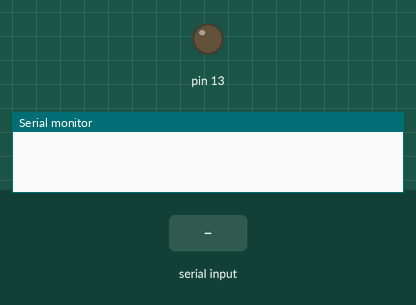
The sketch below on a simulated Arduino Uno, built with avr-gcc and run on an emulated ATmega328P. Parts: output pins drawn as LEDs (lit = HIGH), the last lines printed to the serial monitor. The test bench sets the inputs (shaded band).

Above: at 1.2 s.
1.3 s: "1" received over Serial
At 2.5 s:
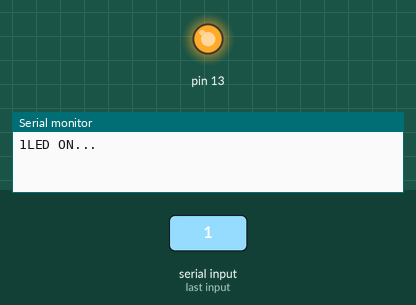
2.8 s: "0" received over Serial
At 3.8 s:
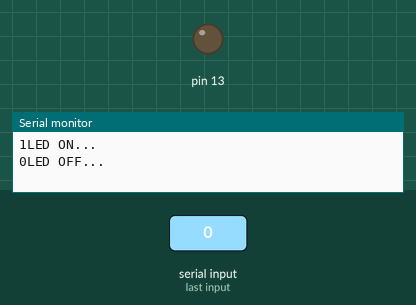
Timing chart, 0 to 5.8 s (numbered marks = the images above; inputs shaded):
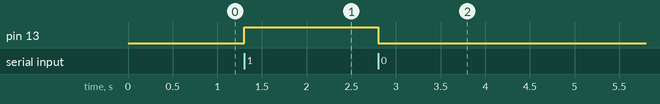

Measured:
- after the input at 1.3 s, pin 13: LOW → HIGH at once
- after the input at 2.8 s, pin 13: HIGH → LOW at once

The sketch:

UART_LED.ino
```cpp
unsigned char uart;

void setup() {
  Serial.begin(115200);
  pinMode(13, OUTPUT);
}

void loop() {
  if(Serial.available() > 0)
  {
    uart = Serial.read(); // receive
    Serial.write(uart);  // transmit

    if(uart == '1')
    {
      digitalWrite(13, HIGH);
      Serial.println("LED ON...");
    }
    else if(uart == '0')
    {
      digitalWrite(13, LOW);
      Serial.println("LED OFF...");
    }
  }
}
```
